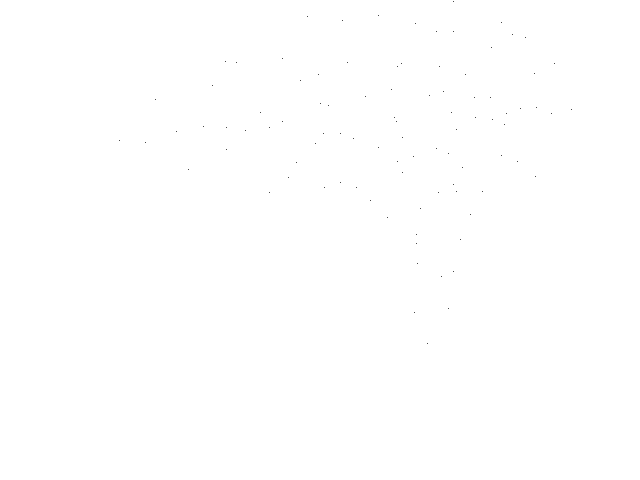
Frame 1 (no input)
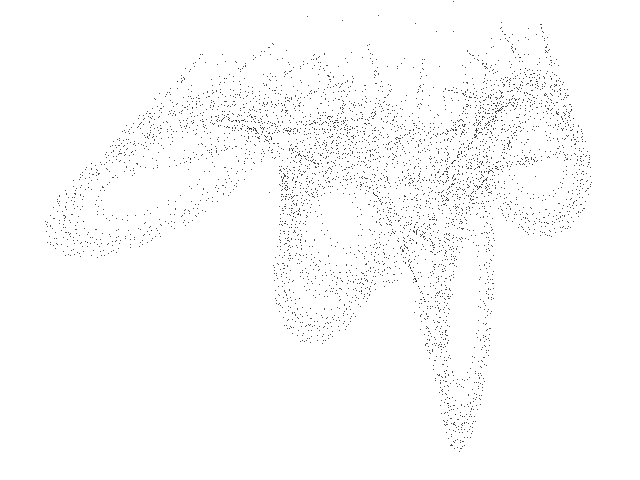
Frame 60 (the mouse pressed at the canvas centre just before this capture)
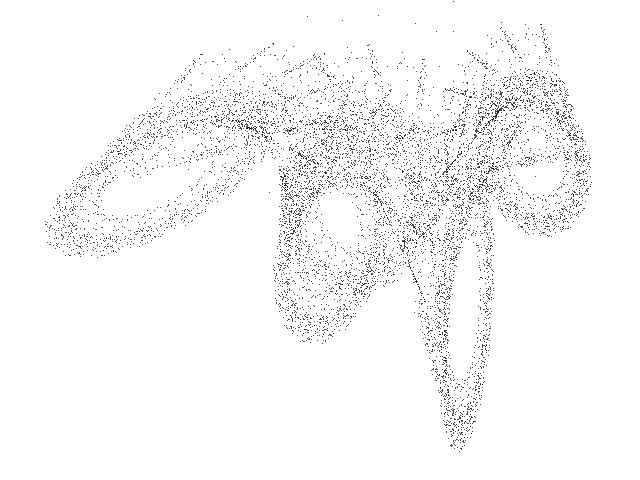
Frame 120 (the mouse held since frame 60 and released just before this capture)

The Processing sketch that drew these frames (run headless with seeded random() and noise(); from frame 60 on, the mouse is pressed at the canvas centre):

// Processing sketch: Polynomial_E
// ── Polynomial_E.pde
// Polynomial E chaotic map //
  
  float x = 11.2396733760834;
  float y = -1.71652257442474;
  float z = -7.45525097846985;
  float p0 = 0.651851852;
  float p1 = 0.82962963;
  float p2 = -0.725925926;
  float p3 = -0.844444444;
  float p4 = -0.646;
  float p5 = 0.236;
  float p6 = 0.559;
  float p7 = 0.098;
  float p8 = 0.148148148;
  float p9 = 0.172;
  float p10 = -0.37037037;
  float p11 = 1.047;
  float p12 = 0.427;
  float p13 = -0.296296296;
  float p14 = 1.092;
  float p15 = -0.311111111;
  float p16 = -0.711111111;
  float p17 = -0.742;
  float p18 = -0.651851852;
  float p19 = -0.91;
  float p20 = -0.42962963;
  float p21 = -1.111111111;
  float p22 = 0.044444444;
  float p23 = 0.906;


void setup() {
  
  size(640, 480);
  background(255);
  
}

void draw() {
  
  for (int i=0; i<100; i++) {
    
    float nx = x;
    float ny = y;
    float nz = z;
    
    x = p0+p1*nx+p2*ny+p3*nz+p4*abs(nx)+p5*abs(ny)+p6*pow(abs(nz),p7);
    y = p8+p9*nx+p10*ny+p11*nz+p12*abs(nx)+p13*abs(ny)+p14*pow(abs(nz),p15);
    z = p16+p17*nx+p18*ny+p19*nz+p20*abs(nx)+p21*abs(ny)+p22*pow(abs(nz),p23);
  
    point(430 + (65 * y), -380 + (55 * x));
        
  }

}
